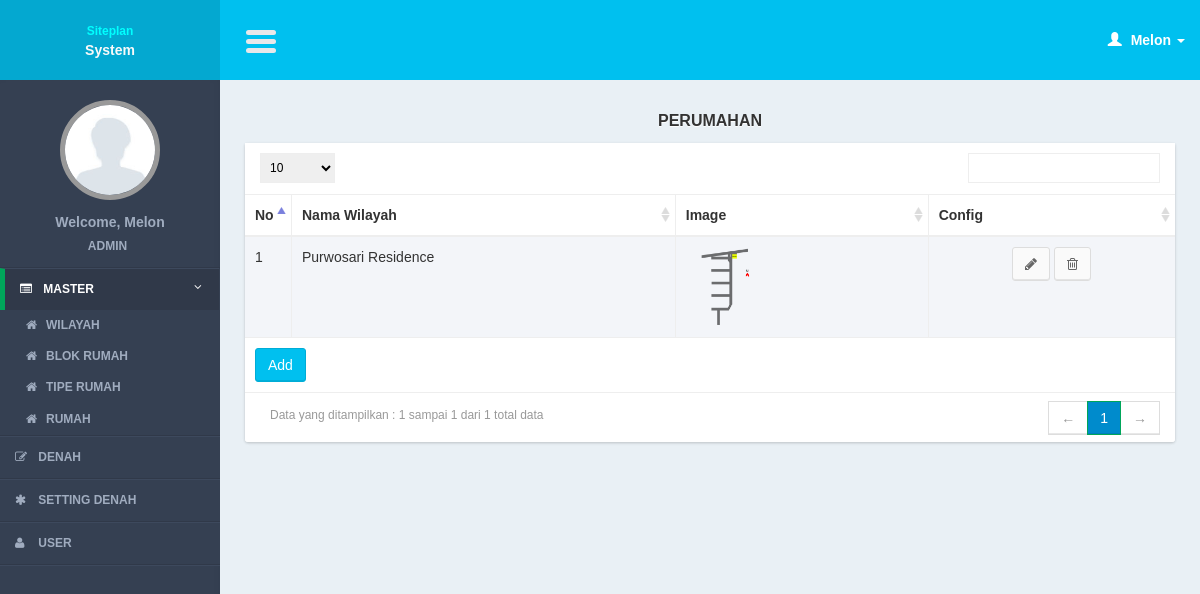
/controllers/building.php?page=list (signed in), run on an earlier commit of the app's database.
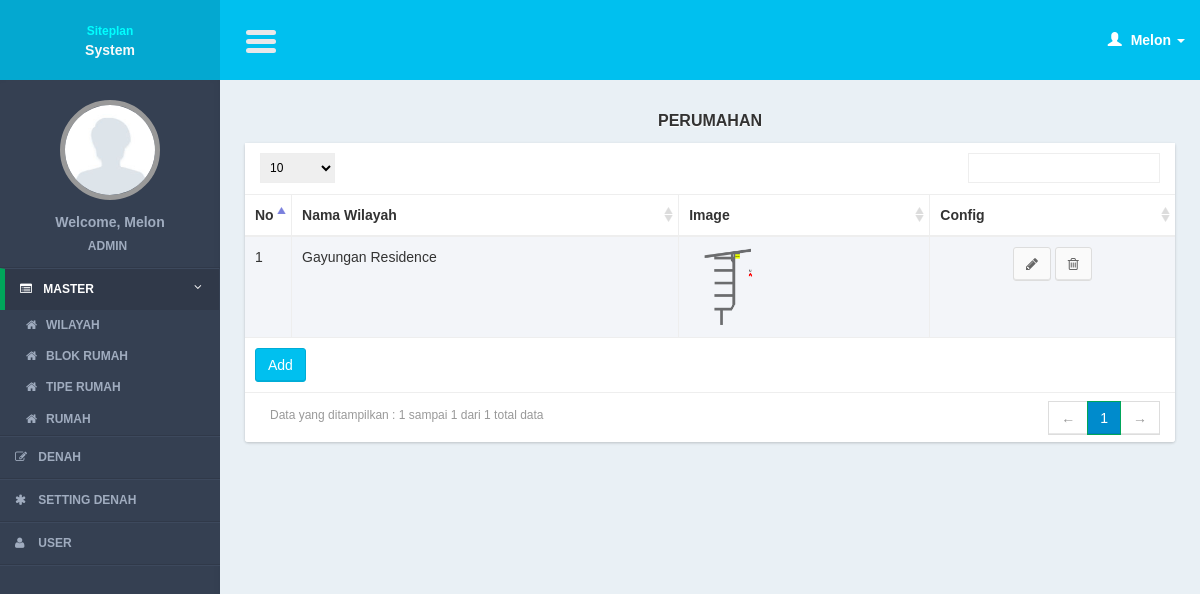
And on a later commit of the database.
### tables this page shows
CREATE TABLE IF NOT EXISTS `buildings` (
`building_id` int(11) NOT NULL,
  `building_name` varchar(100) NOT NULL,
  `building_img` text NOT NULL
);

### models/building_model.php (called while the page is built, shortened)
<?php
function select(){
	$query = mysql_query("select a.*
							from buildings a
							order by building_id");
	return $query;
}
?>

### views/building/list.php (the view, shortened to what this page needs)
     <section class="content">
         <div class="row">
             <div class="col-xs-12">
                  <div class="title_page"> <?= $title ?></div>
                 <div class="box">
                     <div class="box-body2 table-responsive">
                         <table id="example1" class="table table-bordered table-striped">
                             <thead>
                                 <tr>
                                 <th width="5%">No</th>
                                     <th>Nama Wilayah</th>
                                     <th>Image</th>
                                        <th>Config</th>
                                 </tr>
                             </thead>
                             <tbody>
                                 <?php
                                $no = 1;
  while($row = mysql_fetch_array($query)){
                                 ?>
                                 <tr>
                                 <td><?= $no?></td>
                                    <td><?= $row['building_name']?></td>
                                     <td><img src="<?php
   if($row['building_img']){
   		$image = "../img/building/".$row['building_img'];
   }else{
	   $image = "../img/img_not_found.png";
    }
    echo $image ?>" height="80" /></td>
                                    <td style="text-align:center;">
                                         <a href="building.php?page=form&id=<?= $row['building_id']?>" class="btn btn-default" ><i class="fa fa-pencil"></i></a>
                                         <a href="javascript:void(0)" onclick="confirm_delete(<?= $row['building_id']; ?>,'building.php?page=delete&id=')" class="btn btn-default" ><i class="fa fa-trash-o"></i></a>
                                     </td>
                                 </tr>
                                 <?php
$no++;
                                 }
                                 ?>
                             </tbody>
                               <tfoot>
                                 <tr>
                                     <td colspan="4"><a href="<?= $add_button ?>" class="btn btn-info " >Add</a></td>
                                 </tr>
                             </tfoot>
                         </table>
                     </div>
                 </div>
             </div>
         </div>
     </section>

What changed in the data, as far as the page shows it:
changed buildings: building_name "Purwosari Residence" → "Gayungan Residence"
